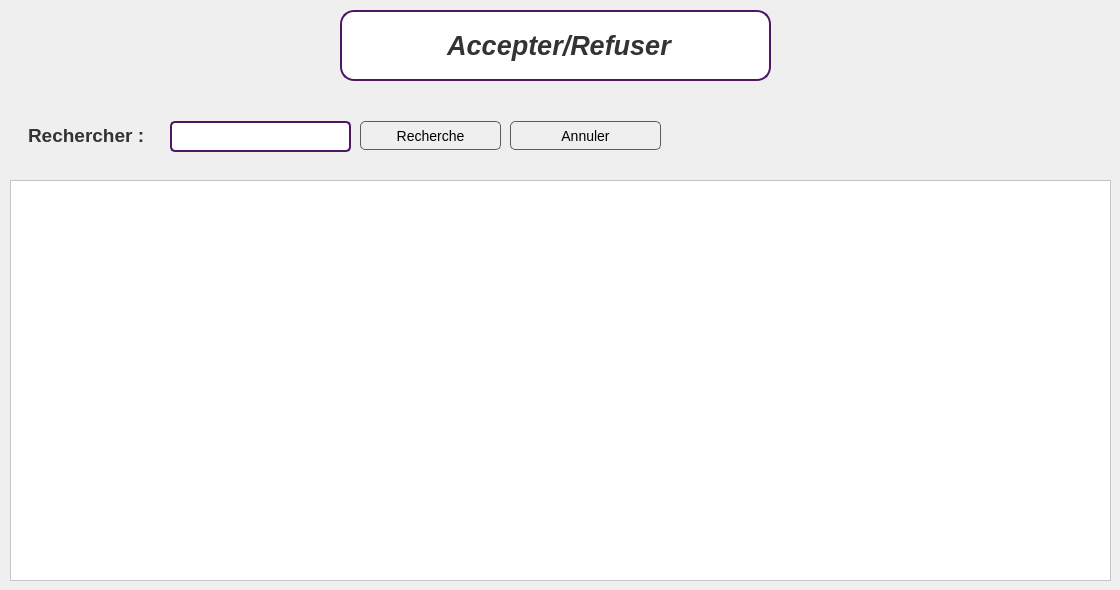
    <widget class="QWidget" name="tab_38">
     <attribute name="title">
      <string>accepter/refuser</string>
     </attribute>
     <widget class="QTableView" name="afficher_conge_2">
      <property name="geometry">
       <rect>
        <x>10</x>
        <y>180</y>
        <width>1101</width>
        <height>401</height>
       </rect>
      </property>
      <property name="styleSheet">
       <string notr="true">background-color: rgb(255, 255, 255);</string>
      </property>
     </widget>
     <widget class="QLabel" name="label_186">
      <property name="geometry">
       <rect>
        <x>340</x>
        <y>10</y>
        <width>431</width>
        <height>71</height>
       </rect>
      </property>
      <property name="font">
       <font>
        <pointsize>-1</pointsize>
        <italic>true</italic>
        <bold>true</bold>
       </font>
      </property>
      <property name="styleSheet">
       <string notr="true">/* QLabel styling */
QLabel {
    background: white;          /* Set background to white */
    color: #333333;             /* Text color */
    font-size: 25px;            /* Font size */
    padding: 5px;               /* Padding around the text */
    border: 2px solid #4e1764;  /* Optional: Add a border */
    border-radius: 14px;
}
</string>
      </property>
      <property name="text">
       <string>&lt;html&gt;&lt;head/&gt;&lt;body&gt;&lt;p align=&quot;center&quot;&gt;&lt;span style=&quot; font-size:20pt;&quot;&gt;Accepter/Refuser&lt;/span&gt;&lt;/p&gt;&lt;/body&gt;&lt;/html&gt;</string>
      </property>
     </widget>
     <widget class="QWidget" name="widget_10" native="true">
      <property name="geometry">
       <rect>
        <x>10</x>
        <y>100</y>
        <width>1101</width>
        <height>71</height>
       </rect>
      </property>
      <property name="styleSheet">
       <string notr="true">/* QLineEdit styling */
QLineEdit {
    background-color: #f0f0f0;
    border: 1px solid #5c5c5c;
    border-radius: 5px;         /* Corrected property and added border-radius */
    padding: 5px;
    font-size: 14px;
    color: #333333;
}

QLineEdit:hover {
    border: 1px solid #0078d7;
}

QLineEdit:focus {
    border: 1px solid #3b5998;
    background-color: #ffffff;
}

/* QDateEdit styling */
QDateEdit {
    background-color: #f0f0f0;
    border: 1px solid #5c5c5c;
    padding: 5px;
    font-size: 14px;
    color: #333333;
    border-radius: 5px;         /* Add border-radius for rounded corners */
}

QDateEdit::drop-down {
    subcontrol-origin: padding;
    subcontrol-position: top right;
    width: 20px;
    border-left: 1px solid #5c5c5c;
}

/* QComboBox styling */
QComboBox {
    background-color: #f0f0f0;
    border: 1px solid #5c5c5c;
    padding: 5px;
    font-size: 14px;
    color: #333333;
    border-radius: 5px;         /* Add border-radius for rounded corners */
}

QComboBox::drop-down {
    subcontrol-origin: padding;
    subcontrol-position: top right;
    width: 20px;
    border-left: 1px solid #5c5c5c;
}

/* QPushButton styling */
QPushButton {
    color: black;
    border: 1px solid #5c5c5c;
    padding: 5px 15px;
    font-size: 14px;
    border-radius: 5px;         /* Add border-radius for rounded corners */
}

QPushButton:hover {
    background-color: rgb(252, 246, 243);
}

QPushButton:pressed {
    background-color: #C0C0C0; /* Change background color when pressed */
    border: 1px solid black; /* Change border color when pressed */
}

QPushButton:disabled {
    background-color: #C0C0C0;
    color: #a0a0a0;
    border: 1px solid #d3d3d3;
}

/* QCheckBox styling */
QCheckBox {
    spacing: 5px;
    font-size: 14px;
    color: #333333;
}

QCheckBox::indicator {
    width: 16px;
    height: 16px;
}

/* QLabel styling */
QLabel {
    font-size: 14px;
    color: #333333;
    padding: 5px;
    border: none; /* Remove border if not needed */
    border-radius: 5px;         /* Add border-radius for rounded corners */
}
</string>
      </property>
      <widget class="QPushButton" name="annule_conge_2">
       <property name="geometry">
        <rect>
         <x>500</x>
         <y>21</y>
         <width>151</width>
         <height>29</height>
        </rect>
       </property>
       <property name="styleSheet">
        <string notr="true">QPushButton#modifier2 {
    background-color: rgb(255, 255, 255);

	border: 2px solid #9f86c0 ;/* Default thicker border */
    border-radius: 5px;
}

QPushButton#modifier2:hover {
    background-color: #9f86c0; 
}</string>
       </property>
       <property name="text">
        <string>Annuler</string>
       </property>
      </widget>
      <widget class="QLabel" name="label_10">
       <property name="geometry">
        <rect>
         <x>10</x>
         <y>10</y>
         <width>181</width>
         <height>51</height>
        </rect>
       </property>
       <property name="text">
        <string>&lt;html&gt;&lt;head/&gt;&lt;body&gt;&lt;p&gt;&lt;span style=&quot; font-size:14pt; font-weight:700;&quot;&gt;Rechercher :&lt;/span&gt;&lt;/p&gt;&lt;/body&gt;&lt;/html&gt;</string>
       </property>
      </widget>
      <widget class="QPushButton" name="recherche_conge_2">
       <property name="geometry">
        <rect>
         <x>350</x>
         <y>21</y>
         <width>141</width>
         <height>29</height>
        </rect>
       </property>
       <property name="styleSheet">
        <string notr="true">QPushButton#modifier2 {
    background-color: rgb(255, 255, 255);

	border: 2px solid #9f86c0 ;/* Default thicker border */
    border-radius: 5px;
}

QPushButton#modifier2:hover {
    background-color: #9f86c0; 
}</string>
       </property>
       <property name="text">
        <string>Recherche</string>
       </property>
      </widget>
      <widget class="QLineEdit" name="id_emp_5">
       <property name="geometry">
        <rect>
         <x>160</x>
         <y>21</y>
         <width>181</width>
         <height>31</height>
        </rect>
       </property>
       <property name="styleSheet">
        <string notr="true">QLineEdit {
    border: 2px solid #4e1764;  /* Default thicker border */
    border-radius: 5px;
    background-color: white;  /* Ensure background stays white */
    padding: 4px;  /* Adjust padding for better spacing */
}

QLineEdit:focus {
    border: 3px solid #9f86c0;  /* Highlight border when focused */
    background-color: white;  /* Keep background white */
}
</string>
       </property>
      </widget>
     </widget>
    </widget>
